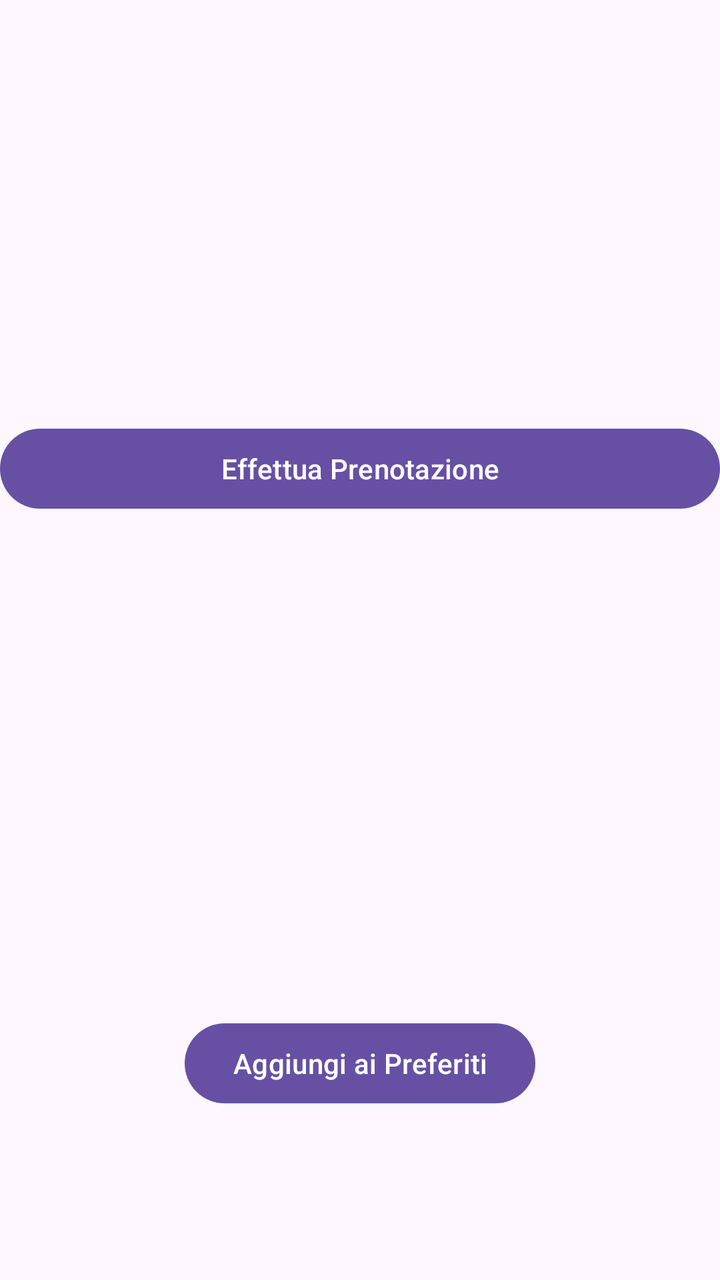
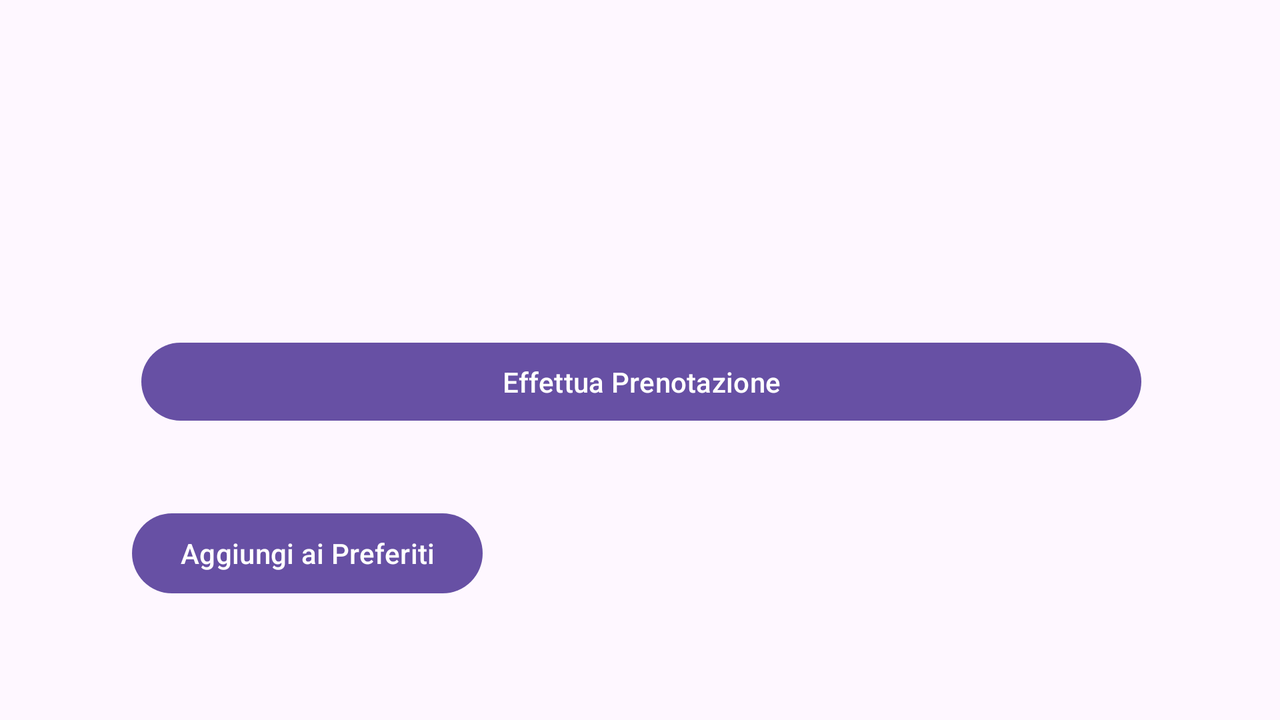

First picture: res/layout/ on a phone held upright. Second picture: the repository's own variant of that layout, on a device whose configuration matches the variant's folder. Source for both follows.
<!-- AndroidManifest.xml: application theme Theme.Progetto -->
<!-- res/layout/f_libro_nuovo.xml -->
<?xml version="1.0" encoding="utf-8"?>
<FrameLayout xmlns:android="http://schemas.android.com/apk/res/android"
    xmlns:app="http://schemas.android.com/apk/res-auto"
    xmlns:tools="http://schemas.android.com/tools"
    android:id="@+id/FrameLayoutLibro"
    android:layout_width="match_parent"
    android:layout_height="match_parent">

    <androidx.constraintlayout.widget.ConstraintLayout
        android:id="@+id/Event_date"
        android:layout_width="match_parent"
        android:layout_height="match_parent"
        android:visibility="visible">


        <TextView
            android:id="@+id/titolo_libro"
            android:layout_width="410dp"
            android:layout_height="wrap_content"
            android:layout_marginBottom="7dp"
            android:fontFamily="sans-serif-medium"
            android:text=" "
            android:textAlignment="center"
            android:textAppearance="@style/TextAppearance.AppCompat.Display1"
            android:textSize="34sp"
            android:textStyle="bold"
            app:layout_constraintBottom_toTopOf="@+id/imageView"
            app:layout_constraintEnd_toEndOf="parent"
            app:layout_constraintHorizontal_bias="0.5"
            app:layout_constraintStart_toStartOf="parent"
            app:layout_constraintTop_toTopOf="parent" />

        <Button
            android:id="@+id/buttonPreferitiLibroNuovo"
            android:layout_width="wrap_content"
            android:layout_height="wrap_content"
            android:layout_marginTop="41dp"
            android:layout_marginBottom="102dp"
            android:text="Aggiungi ai Preferiti"
            app:layout_constraintBottom_toBottomOf="parent"
            app:layout_constraintEnd_toEndOf="parent"
            app:layout_constraintHorizontal_bias="0.5"
            app:layout_constraintStart_toStartOf="parent"
            app:layout_constraintTop_toBottomOf="@+id/textViewDescrizione" />

        <ImageView
            android:id="@+id/imageViewLibroNuovo"
            android:layout_width="169dp"
            android:layout_height="147dp"
            android:layout_marginTop="7dp"
            android:layout_marginBottom="11dp"
            android:contentDescription="@string/image_events"
            app:layout_constraintBottom_toTopOf="@+id/linearLayout12"
            app:layout_constraintEnd_toEndOf="parent"
            app:layout_constraintHorizontal_bias="0.5"
            app:layout_constraintStart_toStartOf="parent"
            app:layout_constraintTop_toBottomOf="@+id/titolo_libro"
            app:srcCompat="@drawable/libro_incantato"
            tools:srcCompat="@drawable/libro_incantato" />

        <LinearLayout
            android:id="@+id/linearLayout12"
            android:layout_width="match_parent"
            android:layout_height="wrap_content"
            android:layout_marginTop="11dp"
            android:layout_marginBottom="53dp"
            android:orientation="horizontal"
            app:layout_constraintBottom_toTopOf="@+id/textViewDescrizione"
            app:layout_constraintEnd_toEndOf="parent"
            app:layout_constraintHorizontal_bias="0.5"
            app:layout_constraintStart_toStartOf="parent"
            app:layout_constraintTop_toBottomOf="@+id/imageView">

            <Button
                android:id="@+id/buttonPrenotazio"
                android:layout_width="match_parent"
                android:layout_height="match_parent"
                android:layout_weight="1"
                android:text="Effettua Prenotazione" />
        </LinearLayout>

        <TextView
            android:id="@+id/textViewDescrizione"
            android:layout_width="289dp"
            android:layout_height="173dp"
            android:layout_marginTop="53dp"
            android:padding="3dip"
            android:text=""
            app:layout_constraintEnd_toEndOf="parent"
            app:layout_constraintHorizontal_bias="0.5"
            app:layout_constraintStart_toStartOf="parent"
            app:layout_constraintTop_toBottomOf="@+id/linearLayout12" />

    </androidx.constraintlayout.widget.ConstraintLayout>
</FrameLayout>
<!-- resources referenced by this layout -->
<resources>
  <string name="image_events" />
  <style name="Theme.Progetto" parent="Base.Theme.Progetto" />
  <style name="Base.Theme.Progetto" parent="Theme.Material3.DayNight.NoActionBar">
          
          
      </style>
</resources>
<!-- res/layout-land/f_libro_nuovo.xml (the repository's variant of the layout above) -->
<!-- drawn on the phone turned sideways -->
<?xml version="1.0" encoding="utf-8"?>
<FrameLayout xmlns:android="http://schemas.android.com/apk/res/android"
    xmlns:app="http://schemas.android.com/apk/res-auto"
    xmlns:tools="http://schemas.android.com/tools"
    android:id="@+id/FrameLayoutLibro"
    android:layout_width="match_parent"
    android:layout_height="match_parent">

    <androidx.constraintlayout.widget.ConstraintLayout
        android:id="@+id/Event_date"
        android:layout_width="match_parent"
        android:layout_height="match_parent"
        android:visibility="visible">


        <ImageView
            android:id="@+id/imageViewLibroNuovo"
            android:layout_width="166dp"
            android:layout_height="100dp"
            android:layout_marginStart="283dp"
            android:layout_marginTop="38dp"
            android:layout_marginEnd="282dp"
            android:layout_marginBottom="7dp"
            android:contentDescription="@string/image_events"
            app:layout_constraintBottom_toTopOf="@+id/linearLayout12"
            app:layout_constraintEnd_toEndOf="parent"
            app:layout_constraintStart_toStartOf="parent"
            app:layout_constraintTop_toBottomOf="@+id/titolo_libro"
            app:srcCompat="@drawable/libro_incantato"
            tools:srcCompat="@drawable/libro_incantato" />

        <TextView
            android:id="@+id/titolo_libro"
            android:layout_width="match_parent"
            android:layout_height="wrap_content"
            android:fontFamily="sans-serif-medium"
            android:text=" "
            android:textAlignment="center"
            android:textAppearance="@style/TextAppearance.AppCompat.Display1"
            android:textSize="34sp"
            android:textStyle="bold"
            app:layout_constraintEnd_toEndOf="parent"
            app:layout_constraintStart_toStartOf="parent"
            app:layout_constraintTop_toTopOf="parent" />

        <TextView
            android:id="@+id/textView11"
            android:layout_width="359dp"
            android:layout_height="103dp"
            android:layout_marginStart="80dp"
            android:layout_marginTop="27dp"
            android:layout_marginEnd="51dp"
            android:layout_marginBottom="32dp"
            android:padding="3dip"
            android:text=""
            app:layout_constraintBottom_toBottomOf="parent"
            app:layout_constraintEnd_toEndOf="parent"
            app:layout_constraintStart_toEndOf="@+id/buttonPreferitiLibroNuovo"
            app:layout_constraintTop_toBottomOf="@+id/linearLayout12" />

        <Button
            android:id="@+id/buttonPreferitiLibroNuovo"
            android:layout_width="wrap_content"
            android:layout_height="wrap_content"
            android:layout_marginStart="66dp"
            android:layout_marginTop="46dp"
            android:layout_marginBottom="67dp"
            android:text="Aggiungi ai Preferiti"
            app:layout_constraintBottom_toBottomOf="parent"
            app:layout_constraintStart_toStartOf="parent"
            app:layout_constraintTop_toBottomOf="@+id/linearLayout12" />

        <LinearLayout
            android:id="@+id/linearLayout12"
            android:layout_width="500dp"
            android:layout_height="47dp"
            android:layout_marginStart="116dp"
            android:layout_marginTop="20dp"
            android:layout_marginEnd="115dp"
            android:layout_marginBottom="27dp"
            android:orientation="horizontal"
            app:layout_constraintBottom_toTopOf="@+id/textView11"
            app:layout_constraintEnd_toEndOf="parent"
            app:layout_constraintStart_toStartOf="parent"
            app:layout_constraintTop_toBottomOf="@+id/imageViewLibroNuovo">

            <Button
                android:id="@+id/buttonPrenotazione"
                android:layout_width="match_parent"
                android:layout_height="wrap_content"
                android:layout_weight="1"
                android:text="Effettua Prenotazione" />
        </LinearLayout>

    </androidx.constraintlayout.widget.ConstraintLayout>
</FrameLayout>
